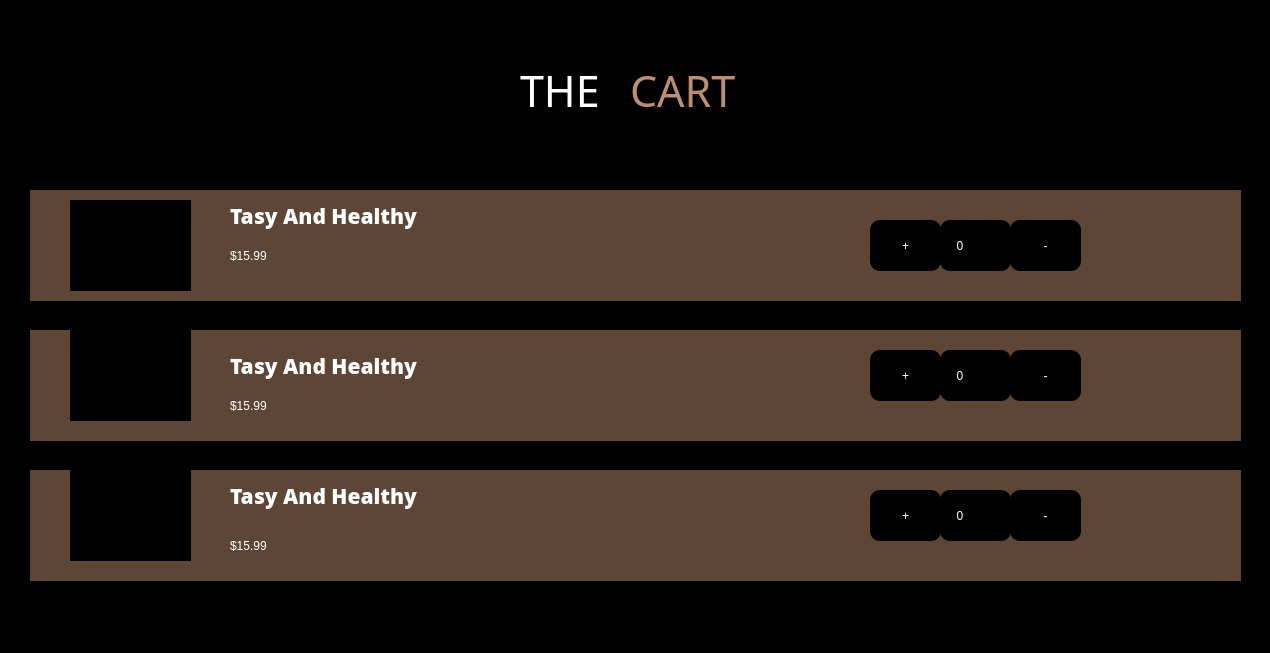
<?xml version="1.0" encoding="UTF-8"?>
<ui version="4.0">
 <class>Form</class>
 <widget class="QWidget" name="Form">
  <property name="geometry">
   <rect>
    <x>0</x>
    <y>0</y>
    <width>1270</width>
    <height>653</height>
   </rect>
  </property>
  <property name="windowTitle">
   <string>Form</string>
  </property>
  <property name="styleSheet">
   <string notr="true">background-color: rgb(0, 0, 0);</string>
  </property>
  <widget class="QLabel" name="label_2">
   <property name="geometry">
    <rect>
     <x>630</x>
     <y>60</y>
     <width>161</width>
     <height>61</height>
    </rect>
   </property>
   <property name="font">
    <font>
     <family>Tajawal ExtraBold</family>
     <pointsize>32</pointsize>
     <weight>10</weight>
     <italic>false</italic>
     <bold>false</bold>
    </font>
   </property>
   <property name="styleSheet">
    <string notr="true">color: rgb(190, 141, 109);
font: 81 32pt &quot;Tajawal ExtraBold&quot;;</string>
   </property>
   <property name="text">
    <string>CART</string>
   </property>
  </widget>
  <widget class="QLabel" name="label_3">
   <property name="geometry">
    <rect>
     <x>520</x>
     <y>60</y>
     <width>101</width>
     <height>61</height>
    </rect>
   </property>
   <property name="font">
    <font>
     <family>Tajawal ExtraBold</family>
     <pointsize>32</pointsize>
     <weight>10</weight>
     <italic>false</italic>
     <bold>false</bold>
    </font>
   </property>
   <property name="styleSheet">
    <string notr="true">color: rgb(255, 255, 255);
font: 81 32pt &quot;Tajawal ExtraBold&quot;;</string>
   </property>
   <property name="text">
    <string>THE</string>
   </property>
  </widget>
  <widget class="QPushButton" name="ExitButton">
   <property name="geometry">
    <rect>
     <x>1230</x>
     <y>10</y>
     <width>31</width>
     <height>31</height>
    </rect>
   </property>
   <property name="cursor">
    <cursorShape>PointingHandCursor</cursorShape>
   </property>
   <property name="styleSheet">
    <string notr="true">QPushButton{
            width: 30px;
			height:30px;
            border: none;
			background-color: transparent; 
           border-radius: 15px;
}
QPushButton:hover {
background-color: rgba(232, 174, 133,0.8);
}
</string>
   </property>
   <property name="text">
    <string/>
   </property>
   <property name="icon">
    <iconset>
     <normaloff>image/no.png</normaloff>no.png</iconset>
   </property>
   <property name="iconSize">
    <size>
     <width>30</width>
     <height>30</height>
    </size>
   </property>
  </widget>
  <widget class="QPushButton" name="output_button">
   <property name="geometry">
    <rect>
     <x>10</x>
     <y>10</y>
     <width>31</width>
     <height>31</height>
    </rect>
   </property>
   <property name="cursor">
    <cursorShape>PointingHandCursor</cursorShape>
   </property>
   <property name="styleSheet">
    <string notr="true">
QPushButton {
            width: 30px;
			height:30px;
            border: none;
           border-radius: 15px;
	background-color: none;
  }
QPushButton:hover {
background-color: rgba(232, 174, 133,0.8);
}
</string>
   </property>
   <property name="text">
    <string/>
   </property>
   <property name="icon">
    <iconset>
     <normaloff>image/back_img.png</normaloff>image/back_img.png</iconset>
   </property>
  </widget>
  <widget class="QLabel" name="label">
   <property name="geometry">
    <rect>
     <x>30</x>
     <y>190</y>
     <width>1211</width>
     <height>111</height>
    </rect>
   </property>
   <property name="styleSheet">
    <string notr="true">background-color: rgba(232, 174, 133,0.4);
</string>
   </property>
   <property name="text">
    <string/>
   </property>
  </widget>
  <widget class="QLabel" name="label_4">
   <property name="geometry">
    <rect>
     <x>30</x>
     <y>330</y>
     <width>1211</width>
     <height>111</height>
    </rect>
   </property>
   <property name="styleSheet">
    <string notr="true">background-color: rgba(232, 174, 133,0.4);
</string>
   </property>
   <property name="text">
    <string/>
   </property>
  </widget>
  <widget class="QLabel" name="label_5">
   <property name="geometry">
    <rect>
     <x>30</x>
     <y>470</y>
     <width>1211</width>
     <height>111</height>
    </rect>
   </property>
   <property name="styleSheet">
    <string notr="true">background-color: rgba(232, 174, 133,0.4);
</string>
   </property>
   <property name="text">
    <string/>
   </property>
  </widget>
  <widget class="QLabel" name="label_8">
   <property name="geometry">
    <rect>
     <x>70</x>
     <y>330</y>
     <width>121</width>
     <height>91</height>
    </rect>
   </property>
   <property name="text">
    <string/>
   </property>
   <property name="pixmap">
    <pixmap>image/img1.png</pixmap>
   </property>
   <property name="scaledContents">
    <bool>true</bool>
   </property>
  </widget>
  <widget class="QLabel" name="label_6">
   <property name="geometry">
    <rect>
     <x>70</x>
     <y>200</y>
     <width>121</width>
     <height>91</height>
    </rect>
   </property>
   <property name="text">
    <string/>
   </property>
   <property name="pixmap">
    <pixmap>image/img2.png</pixmap>
   </property>
   <property name="scaledContents">
    <bool>true</bool>
   </property>
  </widget>
  <widget class="QLabel" name="label_13">
   <property name="geometry">
    <rect>
     <x>70</x>
     <y>470</y>
     <width>121</width>
     <height>91</height>
    </rect>
   </property>
   <property name="text">
    <string/>
   </property>
   <property name="pixmap">
    <pixmap>image/img3.png</pixmap>
   </property>
   <property name="scaledContents">
    <bool>true</bool>
   </property>
  </widget>
  <widget class="QLabel" name="label_11">
   <property name="geometry">
    <rect>
     <x>230</x>
     <y>200</y>
     <width>251</width>
     <height>31</height>
    </rect>
   </property>
   <property name="font">
    <font>
     <family>Open Sans ExtraBold</family>
     <pointsize>16</pointsize>
     <weight>10</weight>
     <italic>false</italic>
     <bold>false</bold>
    </font>
   </property>
   <property name="styleSheet">
    <string notr="true">color: rgb(255, 255, 255);
background-color: none;
font: 81 16pt &quot;Open Sans ExtraBold&quot;;</string>
   </property>
   <property name="text">
    <string>Tasy And Healthy</string>
   </property>
  </widget>
  <widget class="QLabel" name="label_7">
   <property name="geometry">
    <rect>
     <x>230</x>
     <y>240</y>
     <width>91</width>
     <height>31</height>
    </rect>
   </property>
   <property name="styleSheet">
    <string notr="true">color: rgb(255, 255, 255);
font: 75 16pt &quot;MS Shell Dlg 2&quot;;
background-color:none;
</string>
   </property>
   <property name="text">
    <string>$15.99</string>
   </property>
  </widget>
  <widget class="QLabel" name="label_9">
   <property name="geometry">
    <rect>
     <x>230</x>
     <y>530</y>
     <width>91</width>
     <height>31</height>
    </rect>
   </property>
   <property name="styleSheet">
    <string notr="true">color: rgb(255, 255, 255);
font: 75 16pt &quot;MS Shell Dlg 2&quot;;
background-color:none;
</string>
   </property>
   <property name="text">
    <string>$15.99</string>
   </property>
  </widget>
  <widget class="QLabel" name="label_12">
   <property name="geometry">
    <rect>
     <x>230</x>
     <y>480</y>
     <width>251</width>
     <height>31</height>
    </rect>
   </property>
   <property name="font">
    <font>
     <family>Open Sans ExtraBold</family>
     <pointsize>16</pointsize>
     <weight>10</weight>
     <italic>false</italic>
     <bold>false</bold>
    </font>
   </property>
   <property name="styleSheet">
    <string notr="true">color: rgb(255, 255, 255);
background-color: none;
font: 81 16pt &quot;Open Sans ExtraBold&quot;;</string>
   </property>
   <property name="text">
    <string>Tasy And Healthy</string>
   </property>
  </widget>
  <widget class="QLabel" name="label_10">
   <property name="geometry">
    <rect>
     <x>230</x>
     <y>390</y>
     <width>91</width>
     <height>31</height>
    </rect>
   </property>
   <property name="styleSheet">
    <string notr="true">color: rgb(255, 255, 255);
font: 75 16pt &quot;MS Shell Dlg 2&quot;;
background-color:none;
</string>
   </property>
   <property name="text">
    <string>$15.99</string>
   </property>
  </widget>
  <widget class="QLabel" name="label_14">
   <property name="geometry">
    <rect>
     <x>230</x>
     <y>350</y>
     <width>251</width>
     <height>31</height>
    </rect>
   </property>
   <property name="font">
    <font>
     <family>Open Sans ExtraBold</family>
     <pointsize>16</pointsize>
     <weight>10</weight>
     <italic>false</italic>
     <bold>false</bold>
    </font>
   </property>
   <property name="styleSheet">
    <string notr="true">color: rgb(255, 255, 255);
background-color: none;
font: 81 16pt &quot;Open Sans ExtraBold&quot;;</string>
   </property>
   <property name="text">
    <string>Tasy And Healthy</string>
   </property>
  </widget>
  <widget class="QLabel" name="socurelabel1">
   <property name="geometry">
    <rect>
     <x>940</x>
     <y>220</y>
     <width>71</width>
     <height>51</height>
    </rect>
   </property>
   <property name="styleSheet">
    <string notr="true">color: rgb(255, 255, 255);
font: 75 12pt &quot;MS Shell Dlg 2&quot;;
            border-radius: 10px;
</string>
   </property>
   <property name="text">
    <string>     0</string>
   </property>
  </widget>
  <widget class="QPushButton" name="addbutton1">
   <property name="geometry">
    <rect>
     <x>870</x>
     <y>220</y>
     <width>71</width>
     <height>51</height>
    </rect>
   </property>
   <property name="styleSheet">
    <string notr="true">QPushButton{
            width: 30px;
			height:30px;
            border: none;
			background-color: black; 
           border-radius: 10px;
font: 75 18pt &quot;MS Shell Dlg 2&quot;;

color:white;
}
QPushButton:hover {
background-color: rgba(232, 174, 133,0.8);
}
</string>
   </property>
   <property name="text">
    <string>+</string>
   </property>
  </widget>
  <widget class="QPushButton" name="subbutton1">
   <property name="geometry">
    <rect>
     <x>1010</x>
     <y>220</y>
     <width>71</width>
     <height>51</height>
    </rect>
   </property>
   <property name="styleSheet">
    <string notr="true">QPushButton{
            width: 30px;
			height:30px;
            border: none;
			background-color: black; 
           border-radius: 10px;
font: 75 18pt &quot;MS Shell Dlg 2&quot;;

color:white;
}
QPushButton:hover {
background-color: rgba(232, 174, 133,0.8);
}
</string>
   </property>
   <property name="text">
    <string>-</string>
   </property>
  </widget>
  <widget class="QPushButton" name="deletebutton1">
   <property name="geometry">
    <rect>
     <x>1180</x>
     <y>230</y>
     <width>31</width>
     <height>31</height>
    </rect>
   </property>
   <property name="styleSheet">
    <string notr="true">QPushButton{
            width: 30px;
			height:30px;
            border: none;
			background-color: transparent; 
           border-radius: 15px;
}
QPushButton:hover {
background-color: rgba(232, 174, 133,0.8);
}
</string>
   </property>
   <property name="text">
    <string/>
   </property>
   <property name="icon">
    <iconset>
     <normaloff>image/exit.png</normaloff>image/exit.png</iconset>
   </property>
  </widget>
  <widget class="QPushButton" name="deletebutton2">
   <property name="geometry">
    <rect>
     <x>1180</x>
     <y>360</y>
     <width>31</width>
     <height>31</height>
    </rect>
   </property>
   <property name="styleSheet">
    <string notr="true">QPushButton{
            width: 30px;
			height:30px;
            border: none;
			background-color: transparent; 
           border-radius: 15px;
}
QPushButton:hover {
background-color: rgba(232, 174, 133,0.8);
}
</string>
   </property>
   <property name="text">
    <string/>
   </property>
   <property name="icon">
    <iconset>
     <normaloff>image/exit.png</normaloff>image/exit.png</iconset>
   </property>
  </widget>
  <widget class="QPushButton" name="subbutton2">
   <property name="geometry">
    <rect>
     <x>1010</x>
     <y>350</y>
     <width>71</width>
     <height>51</height>
    </rect>
   </property>
   <property name="styleSheet">
    <string notr="true">QPushButton{
            width: 30px;
			height:30px;
            border: none;
			background-color: black; 
           border-radius: 10px;
font: 75 18pt &quot;MS Shell Dlg 2&quot;;

color:white;
}
QPushButton:hover {
background-color: rgba(232, 174, 133,0.8);
}
</string>
   </property>
   <property name="text">
    <string>-</string>
   </property>
  </widget>
  <widget class="QPushButton" name="addbutton2">
   <property name="geometry">
    <rect>
     <x>870</x>
     <y>350</y>
     <width>71</width>
     <height>51</height>
    </rect>
   </property>
   <property name="styleSheet">
    <string notr="true">QPushButton{
            width: 30px;
			height:30px;
            border: none;
			background-color: black; 
           border-radius: 10px;
font: 75 18pt &quot;MS Shell Dlg 2&quot;;

color:white;
}
QPushButton:hover {
background-color: rgba(232, 174, 133,0.8);
}

</string>
   </property>
   <property name="text">
    <string>+</string>
   </property>
  </widget>
  <widget class="QLabel" name="socurelabel2">
   <property name="geometry">
    <rect>
     <x>940</x>
     <y>350</y>
     <width>71</width>
     <height>51</height>
    </rect>
   </property>
   <property name="styleSheet">
    <string notr="true">color: rgb(255, 255, 255);
font: 75 12pt &quot;MS Shell Dlg 2&quot;;
            border-radius: 10px;
</string>
   </property>
   <property name="text">
    <string>     0</string>
   </property>
  </widget>
  <widget class="QPushButton" name="deletebutton3">
   <property name="geometry">
    <rect>
     <x>1180</x>
     <y>500</y>
     <width>31</width>
     <height>31</height>
    </rect>
   </property>
   <property name="styleSheet">
    <string notr="true">QPushButton{
            width: 30px;
			height:30px;
            border: none;
			background-color: transparent; 
           border-radius: 15px;
}
QPushButton:hover {
background-color: rgba(232, 174, 133,0.8);
}
</string>
   </property>
   <property name="text">
    <string/>
   </property>
   <property name="icon">
    <iconset>
     <normaloff>image/exit.png</normaloff>image/exit.png</iconset>
   </property>
  </widget>
  <widget class="QPushButton" name="subbutton3">
   <property name="geometry">
    <rect>
     <x>1010</x>
     <y>490</y>
     <width>71</width>
     <height>51</height>
    </rect>
   </property>
   <property name="styleSheet">
    <string notr="true">QPushButton{
            width: 30px;
			height:30px;
            border: none;
			background-color: black; 
           border-radius: 10px;
font: 75 18pt &quot;MS Shell Dlg 2&quot;;

color:white;
}
QPushButton:hover {
background-color: rgba(232, 174, 133,0.8);
}
</string>
   </property>
   <property name="text">
    <string>-</string>
   </property>
  </widget>
  <widget class="QPushButton" name="addbutton3">
   <property name="geometry">
    <rect>
     <x>870</x>
     <y>490</y>
     <width>71</width>
     <height>51</height>
    </rect>
   </property>
   <property name="styleSheet">
    <string notr="true">QPushButton{
            width: 30px;
			height:30px;
            border: none;
			background-color: black; 
           border-radius: 10px;
font: 75 18pt &quot;MS Shell Dlg 2&quot;;

color:white;
}
QPushButton:hover {
background-color: rgba(232, 174, 133,0.8);
}
</string>
   </property>
   <property name="text">
    <string>+</string>
   </property>
  </widget>
  <widget class="QLabel" name="socurelabel3">
   <property name="geometry">
    <rect>
     <x>940</x>
     <y>490</y>
     <width>71</width>
     <height>51</height>
    </rect>
   </property>
   <property name="styleSheet">
    <string notr="true">color: rgb(255, 255, 255);
font: 75 12pt &quot;MS Shell Dlg 2&quot;;
            border-radius: 10px;
</string>
   </property>
   <property name="text">
    <string>     0</string>
   </property>
  </widget>
 </widget>
 <resources/>
 <connections/>
</ui>
